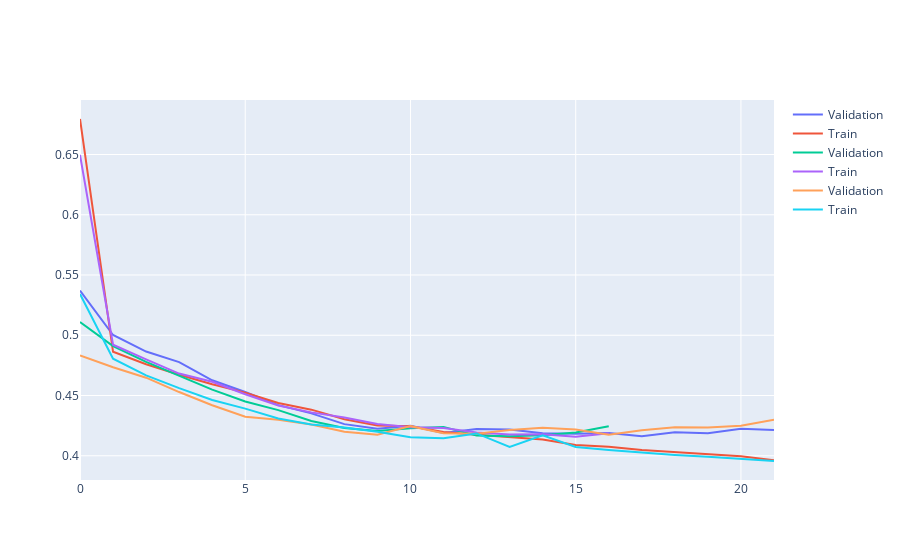

Notebook cell for this chart:
### Code cell
import tensorflow as tf
from tensorflow import keras

# Create the model
model = keras.Sequential([
    keras.layers.Dense(64, activation='relu', input_shape=(20,)),
    keras.layers.Dense(64, activation='relu'),
    keras.layers.Dense(1, activation='sigmoid')
])

# Compile the model
model.compile(optimizer='adam', loss='binary_crossentropy', metrics=['accuracy'])

# Train the model on the training data
model.fit(X_train, y_train, epochs=22, batch_size=32, validation_split=0.2)


# Plot the training and validation loss
fig.add_trace(go.Scatter(x=list(range(len(model.history.history['val_loss']))), y=model.history.history['val_loss'], mode='lines', name='Validation'))
fig.add_trace(go.Scatter(x=list(range(len(model.history.history['loss']))), y=model.history.history['loss'], mode='lines', name='Train'))

### Figure 1 — Plotly figure (JSON) as saved in the notebook; plotly's stock layout.template omitted (floating-point values rounded to 4 significant figures)
{"data": [{"mode": "lines", "name": "Validation", "type": "scatter", "x": [0, 1, 2, 3, 4, 5, 6, 7, 8, 9, 10, 11, 12, 13, 14, 15, 16, 17, 18, 19, 20, 21], "y": [0.5371, 0.5002, 0.4865, 0.4777, 0.4626, 0.4529, 0.442, 0.4352, 0.4262, 0.4224, 0.425, 0.4189, 0.4222, 0.4218, 0.4188, 0.4184, 0.4189, 0.4162, 0.4196, 0.4187, 0.4224, 0.4214]}, {"mode": "lines", "name": "Train", "type": "scatter", "x": [0, 1, 2, 3, 4, 5, 6, 7, 8, 9, 10, 11, 12, 13, 14, 15, 16, 17, 18, 19, 20, 21], "y": [0.6795, 0.4863, 0.476, 0.4673, 0.4593, 0.4524, 0.4438, 0.4383, 0.4303, 0.4251, 0.4245, 0.4198, 0.4175, 0.4157, 0.4134, 0.4089, 0.4074, 0.4049, 0.403, 0.4014, 0.3996, 0.3962]}, {"mode": "lines", "name": "Validation", "type": "scatter", "x": [0, 1, 2, 3, 4, 5, 6, 7, 8, 9, 10, 11, 12, 13, 14, 15, 16], "y": [0.5109, 0.491, 0.4779, 0.4661, 0.4549, 0.445, 0.4379, 0.4289, 0.423, 0.4206, 0.4229, 0.424, 0.4169, 0.4162, 0.417, 0.4194, 0.4245]}, {"mode": "lines", "name": "Train", "type": "scatter", "x": [0, 1, 2, 3, 4, 5, 6, 7, 8, 9, 10, 11, 12, 13, 14, 15, 16], "y": [0.6498, 0.4922, 0.48, 0.4682, 0.4614, 0.4511, 0.4418, 0.436, 0.4318, 0.4263, 0.4237, 0.4229, 0.4193, 0.4177, 0.4179, 0.4158, 0.4186]}, {"mode": "lines", "name": "Validation", "type": "scatter", "x": [0, 1, 2, 3, 4, 5, 6, 7, 8, 9, 10, 11, 12, 13, 14, 15, 16, 17, 18, 19, 20, 21], "y": [0.4833, 0.4734, 0.4648, 0.4529, 0.442, 0.4324, 0.4299, 0.426, 0.4199, 0.4174, 0.4246, 0.4188, 0.4182, 0.4213, 0.4233, 0.4219, 0.4173, 0.4212, 0.4238, 0.4234, 0.4249, 0.4299]}, {"mode": "lines", "name": "Train", "type": "scatter", "x": [0, 1, 2, 3, 4, 5, 6, 7, 8, 9, 10, 11, 12, 13, 14, 15, 16, 17, 18, 19, 20, 21], "y": [0.5343, 0.4805, 0.4667, 0.4561, 0.4462, 0.4391, 0.4309, 0.426, 0.4235, 0.42, 0.4153, 0.4145, 0.4185, 0.4074, 0.4169, 0.4072, 0.4047, 0.4025, 0.4007, 0.3993, 0.3976, 0.3956]}], "layout": {}}
